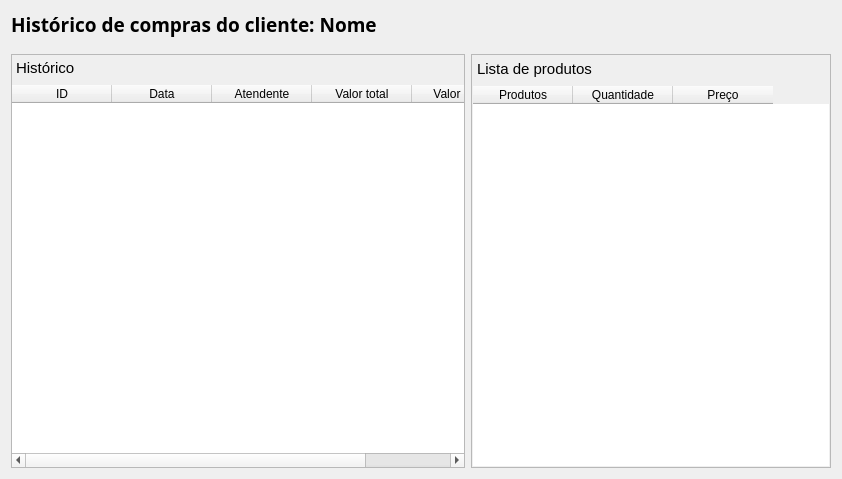
<?xml version="1.0" encoding="UTF-8"?>
<ui version="4.0">
 <class>Form</class>
 <widget class="QWidget" name="Form">
  <property name="geometry">
   <rect>
    <x>0</x>
    <y>0</y>
    <width>842</width>
    <height>479</height>
   </rect>
  </property>
  <property name="windowTitle">
   <string>Histórico do cliente</string>
  </property>
  <property name="windowIcon">
   <iconset>
    <normaloff>../assets/icons/history_FILL0_wght400_GRAD0_opsz48.png</normaloff>../assets/icons/history_FILL0_wght400_GRAD0_opsz48.png</iconset>
  </property>
  <layout class="QVBoxLayout" name="verticalLayout_3">
   <item>
    <widget class="QLabel" name="label">
     <property name="font">
      <font>
       <family>Segoe UI Semibold</family>
       <pointsize>14</pointsize>
       <weight>75</weight>
       <bold>true</bold>
      </font>
     </property>
     <property name="frameShape">
      <enum>QFrame::NoFrame</enum>
     </property>
     <property name="lineWidth">
      <number>0</number>
     </property>
     <property name="text">
      <string>Histórico de compras do cliente: Nome</string>
     </property>
    </widget>
   </item>
   <item>
    <spacer name="verticalSpacer">
     <property name="orientation">
      <enum>Qt::Vertical</enum>
     </property>
     <property name="sizeType">
      <enum>QSizePolicy::Preferred</enum>
     </property>
     <property name="sizeHint" stdset="0">
      <size>
       <width>20</width>
       <height>10</height>
      </size>
     </property>
    </spacer>
   </item>
   <item>
    <layout class="QHBoxLayout" name="horizontalLayout">
     <property name="spacing">
      <number>6</number>
     </property>
     <item>
      <widget class="QFrame" name="frame_saleHistory">
       <property name="frameShape">
        <enum>QFrame::StyledPanel</enum>
       </property>
       <layout class="QVBoxLayout" name="verticalLayout">
        <property name="leftMargin">
         <number>0</number>
        </property>
        <property name="topMargin">
         <number>0</number>
        </property>
        <property name="rightMargin">
         <number>0</number>
        </property>
        <property name="bottomMargin">
         <number>0</number>
        </property>
        <item>
         <widget class="QFrame" name="frame">
          <property name="frameShape">
           <enum>QFrame::NoFrame</enum>
          </property>
          <property name="frameShadow">
           <enum>QFrame::Raised</enum>
          </property>
          <layout class="QVBoxLayout" name="verticalLayout_4">
           <property name="leftMargin">
            <number>4</number>
           </property>
           <property name="topMargin">
            <number>4</number>
           </property>
           <property name="rightMargin">
            <number>4</number>
           </property>
           <property name="bottomMargin">
            <number>2</number>
           </property>
           <item>
            <widget class="QLabel" name="label_2">
             <property name="font">
              <font>
               <pointsize>11</pointsize>
               <weight>50</weight>
               <bold>false</bold>
              </font>
             </property>
             <property name="text">
              <string>Histórico</string>
             </property>
             <property name="margin">
              <number>0</number>
             </property>
             <property name="indent">
              <number>-1</number>
             </property>
            </widget>
           </item>
          </layout>
         </widget>
        </item>
        <item>
         <widget class="QTableWidget" name="table">
          <property name="minimumSize">
           <size>
            <width>0</width>
            <height>0</height>
           </size>
          </property>
          <property name="frameShape">
           <enum>QFrame::NoFrame</enum>
          </property>
          <column>
           <property name="text">
            <string>ID</string>
           </property>
          </column>
          <column>
           <property name="text">
            <string>Data</string>
           </property>
          </column>
          <column>
           <property name="text">
            <string>Atendente</string>
           </property>
          </column>
          <column>
           <property name="text">
            <string>Valor total</string>
           </property>
          </column>
          <column>
           <property name="text">
            <string>Valor pago</string>
           </property>
          </column>
         </widget>
        </item>
       </layout>
      </widget>
     </item>
     <item>
      <widget class="QFrame" name="frame_productList">
       <property name="maximumSize">
        <size>
         <width>360</width>
         <height>16777215</height>
        </size>
       </property>
       <property name="frameShape">
        <enum>QFrame::StyledPanel</enum>
       </property>
       <layout class="QVBoxLayout" name="verticalLayout_2">
        <property name="spacing">
         <number>6</number>
        </property>
        <property name="leftMargin">
         <number>1</number>
        </property>
        <property name="topMargin">
         <number>1</number>
        </property>
        <property name="rightMargin">
         <number>1</number>
        </property>
        <property name="bottomMargin">
         <number>1</number>
        </property>
        <item>
         <widget class="QFrame" name="frame_2">
          <property name="frameShape">
           <enum>QFrame::NoFrame</enum>
          </property>
          <property name="frameShadow">
           <enum>QFrame::Raised</enum>
          </property>
          <layout class="QVBoxLayout" name="verticalLayout_5">
           <property name="leftMargin">
            <number>4</number>
           </property>
           <property name="topMargin">
            <number>4</number>
           </property>
           <property name="rightMargin">
            <number>4</number>
           </property>
           <property name="bottomMargin">
            <number>2</number>
           </property>
           <item>
            <widget class="QLabel" name="label_3">
             <property name="font">
              <font>
               <pointsize>11</pointsize>
               <weight>50</weight>
               <bold>false</bold>
              </font>
             </property>
             <property name="text">
              <string>Lista de produtos</string>
             </property>
             <property name="margin">
              <number>0</number>
             </property>
             <property name="indent">
              <number>-1</number>
             </property>
            </widget>
           </item>
          </layout>
         </widget>
        </item>
        <item>
         <widget class="QTableWidget" name="table2">
          <property name="minimumSize">
           <size>
            <width>0</width>
            <height>0</height>
           </size>
          </property>
          <property name="maximumSize">
           <size>
            <width>360</width>
            <height>16777215</height>
           </size>
          </property>
          <property name="frameShape">
           <enum>QFrame::NoFrame</enum>
          </property>
          <column>
           <property name="text">
            <string>Produtos</string>
           </property>
          </column>
          <column>
           <property name="text">
            <string>Quantidade</string>
           </property>
          </column>
          <column>
           <property name="text">
            <string>Preço</string>
           </property>
          </column>
         </widget>
        </item>
       </layout>
      </widget>
     </item>
    </layout>
   </item>
  </layout>
 </widget>
 <resources/>
 <connections/>
</ui>
